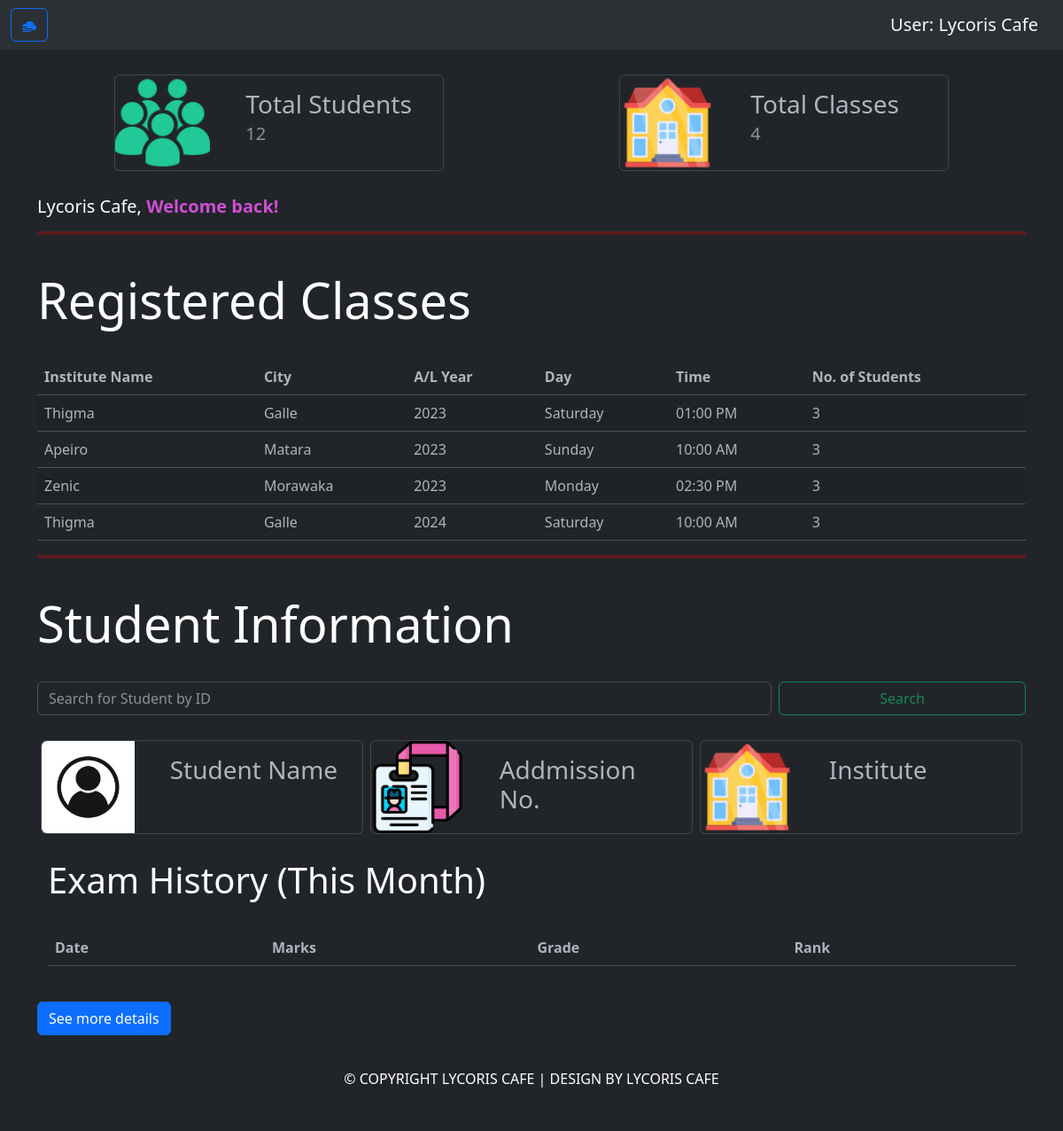
Page /view/Admin.php (signed in) on the committed database.
### tables this page shows
CREATE TABLE `classes` (
  `id` int NOT NULL,
  `al_year` int NOT NULL,
  `day` int NOT NULL,
  `time` varchar(8) NOT NULL,
  `institute` varchar(50) NOT NULL,
  `city` varchar(50) NOT NULL
);

### view/Admin.php (the view, shortened to what this page needs)
<?php
if (isset($_SESSION['id']) && isset($_SESSION['role'])) {
?>
	<!DOCTYPE html>
	<html lang="en" data-bs-theme="dark">
	<head>
		<link href="../bootstrap/css/bootstrap.min.css" rel="stylesheet">
	</head>
	<body>
		<?php require_once "../req/navbar.php"; ?>
		<div class="container"><br />
			<div class="row justify-content-around">
				<div class="col-sm-12 col-lg-4 p-1 d-flex">
					<div class="card">
						<div class="row">
							<div class="col-4">
								<img src="../Media/images/group.png" class="img-fluid rounded-start" alt="..." width="320" height="320">
							</div>
							<div class="col-8">
								<div class="card-body">
									<h3 class="card-title">Total Students</h3>
									<h5 class="card-subtitle mb-2 text-muted">
										<?php
										require_once '../connection.php';
										$sql1 = "SELECT count(id) FROM students";
										$result1 = mysqli_query($con, $sql1);
										$row1 = mysqli_fetch_assoc($result1);
										$all_student = $row1['count(id)'];
										echo $all_student;
										?>
									</h5>
								</div>
							</div>
						</div>
					</div>
				</div>
				<div class="col-sm-12 col-lg-4 p-1 d-flex">
					<div class="card">
						<div class="row">
							<div class="col-4">
								<img src="../Media/images/school.png" class="img-fluid rounded-start" alt="..." width="320" height="320">
							</div>
							<div class="col-8">
								<div class="card-body">
									<h3 class="card-title">Total Classes</h3>
									<h5 class="card-subtitle mb-2 text-muted">
										<?php
										require_once '../connection.php';
										$sql2 = "SELECT count(id) FROM classes";
										$result2 = mysqli_query($con, $sql2);
										$row2 = mysqli_fetch_assoc($result2);
										$all_classes = $row2['count(id)'];
										echo $all_classes;
										?>
									</h5>
								</div>
							</div>
						</div>
					</div>
				</div>
			</div>
			<br />
			<h5><?php echo $_SESSION['name']; ?>,<strong><span style="color:#cf4ed4;"> Welcome back! </span></strong><br />
			</h5>
			<hr style="border: 2px solid red;"><br />
			<h1 class="display-4">Registered Classes</h1><br />
			<div class="bd-example-snippet bd-code-snippet">
				<div class="bd-example">
					<table class="table table-striped">
						<thead>
							<tr>
								<th scope="col">Institute Name</th>
								<th scope="col">City</th>
								<th scope="col">A/L Year</th>
								<th scope="col">Day</th>
								<th scope="col">Time</th>
								<th scope="col">No. of Students</th>
							</tr>
						</thead>
						<tbody>
							<?php
							$days = [
								7 => 'Sunday',
								1 => 'Monday',
								2 => 'Tuesday',
								3 => 'Wednesday',
								4 => 'Thursday',
								5 => 'Friday',
								6 => 'Saturday'
							];
							include_once '../connection.php';
							$sql3 = "SELECT al_year, day, time, institute, city FROM classes ORDER BY `classes`.`al_year` ASC";
							$result3 = mysqli_query($con, $sql3);
							while ($row3 = mysqli_fetch_assoc($result3)) {
								$institute = $row3['institute'];
								$city = $row3['city'];
								$al_year = $row3['al_year'];
								$day = $days[date($row3['day'])];
								$time = $row3['time'];
								$sql4 = "SELECT COUNT(id) FROM students WHERE institute='$institute' AND al_year='$al_year'";
								$result4 = mysqli_query($con, $sql4);
								$row4 = mysqli_fetch_assoc($result4);
								$numOfStd = $row4['COUNT(id)'];
								echo "<tr>";
								echo "<td>$institute</td>";
								echo "<td>$city</td>";
								echo "<td>$al_year</td>";
								echo "<td>$day</td>";
								echo "<td>$time</td>";
								echo "<td>$numOfStd</td>";
								echo "</tr>";
							}
							?>
						</tbody>
					</table>
				</div>
				<hr style="border: 2px solid red;"><br />
				<h1 class="display-4">Student Information</h1><br />
				<form class="d-flex" role="search" action="Admin.php" method="POST" onsubmit="drawChart();">
					<input class="form-control me-2" type="search" placeholder="Search for Student by ID" aria-label="Search" name="std_id" autocomplete="off">
					<button class="btn btn-outline-success col-lg-3" type="submit" name="search">Search</button>
				</form>
				<br />
				<div class="container">
					<div class="row justify-content-center">
						<div class="col-sm-12 col-lg-4 p-1 d-flex">
							<div class="card">
								<div class="row">
									<div class="col-4">
										<img src="../Media/images/user.jpg" class="img-fluid rounded-start" alt="..." width="320" height="320">
									</div>
									<div class="col-8">
										<div class="card-body">
											<h3 class="card-title">Student Name</h3>
										</div>
									</div>
								</div>
							</div>
						</div>
						<div class="col-sm-12 col-lg-4 p-1 d-flex">
							<div class="card">
								<div class="row">
									<div class="col-4">
										<img src="../Media/images/id-card.png" class="img-fluid rounded-start" alt="..." width="320" height="320">
									</div>
									<div class="col-8">
										<div class="card-body">
											<h3 class="card-title">Addmission No.</h3>
										</div>
									</div>
								</div>
							</div>
						</div>
						<div class="col-sm-12 col-lg-4 p-1 d-flex">
							<div class="card">
								<div class="row">
									<div class="col-4">
										<img src="../Media/images/school.png" class="img-fluid rounded-start" alt="..." width="320" height="320">
									</div>
									<div class="col-8">
										<div class="card-body">
											<h3 class="card-title">Institute</h3>
										</div>
									</div>
								</div>
							</div>
						</div>
					</div>
				</div>
				<br />
				<div class="container">
					<h1 class="display-6">Exam History (This Month)</h1><br />
					<table class="table table-striped">
						<thead>
							<tr>
								<th scope="col">Date</th>
								<th scope="col">Marks</th>
								<th scope="col">Grade</th>
								<th scope="col">Rank</th>
							</tr>
						</thead>
					</table><br>
				</div>
			</div>
			<a href="../req/studentsInfo.php" class="btn btn-primary">See more details</a>
		</div>
		<?php include '../req/footer.php'; ?>
	</body>
	</html>
<?php } else {
	header("Location: ../login.php");
	exit;
}
?>

### req/navbar.php (shortened to what this page needs)
<?php
if (isset($_SESSION['id']) && isset($_SESSION['role'])) {
?>
    <nav class="navbar bg-body-tertiary">
        <div class="container-fluid">
            <button class="btn btn-outline-primary" type="button" data-bs-toggle="offcanvas" data-bs-target="#offcanvasWithBothOptions" aria-controls="offcanvasExample">
            </button>
            <a class="navbar-brand" href="#">
                User: <?php echo $_SESSION['name']; ?>
            </a>
        </div>
    </nav>
<?php } else {
    header("Location: ../login.php");
    exit;
}
?>

### req/footer.php
<link href="../bootstrap/css/bootstrap.min.css" rel="stylesheet">
<div class="text-center mt-auto py-3 bg-dark" style="bottom: 0;"><br>
        <h6 style="color: #fff;">&copy; COPYRIGHT LYCORIS CAFE | DESIGN BY LYCORIS CAFE</h6><br>
</div>

### rows in the picture
classes: institute "Thigma", city "Galle", al_year "2023", day "Saturday", time "01:00 PM", numOfStd "3"
classes: institute "Apeiro", city "Matara", al_year "2023", day "Sunday", time "10:00 AM", numOfStd "3"
classes: institute "Zenic", city "Morawaka", al_year "2023", day "Monday", time "02:30 PM", numOfStd "3"
classes: institute "Thigma", city "Galle", al_year "2024", day "Saturday", time "10:00 AM", numOfStd "3"

### other values in the picture
$_SESSION['name'] "Lycoris Cafe"
$all_student "12"
$all_classes "4"
